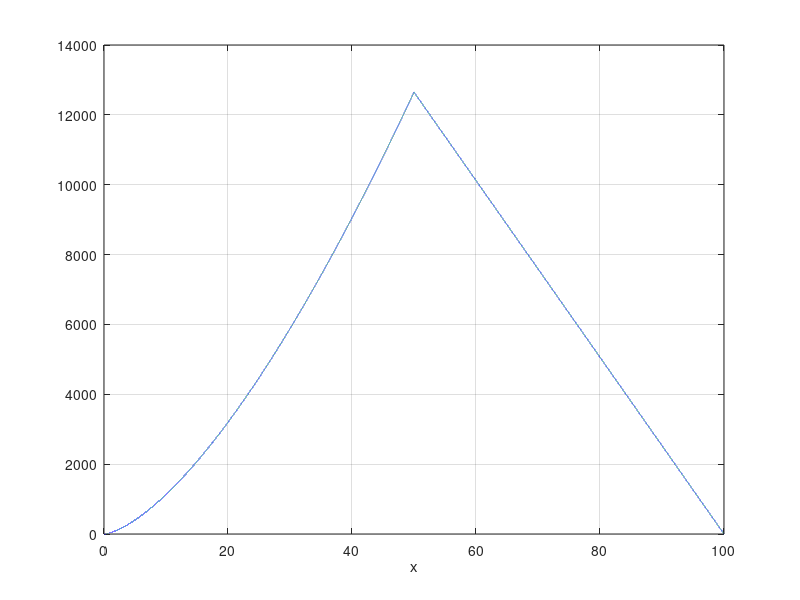

The MATLAB source for this figure:
%{
Generate altitude simulation 

%}

% flight time 
samples = 100000;
time = 0:0.001:50; % half the flight time is 50 seconds, 50 seconds to reach apogee
time = time(2:end); 

max_alt = 4000; % 4km 
min_alt = 0;

a = linspace(0, max_alt, samples/2); a = a(:);
x = 1.5;
powered_flight = 0.05*a.^x; % exponential growth function

% descent stage 
% straight line from 50 seconds to 100 seconds 
t = 50:0.001:100;
t = t(2:end);
desc = linspace(powered_flight(end), 0, samples/2); desc = desc(:);

% combined vector
f = [powered_flight; desc];
ft = [time t];

% send to csv
m = [ft' f];
dlmwrite('altitude_data.csv', m); 


% plot(time, powered_flight, t, desc);
plot(ft, f);
xlabel( 'x' )
grid on